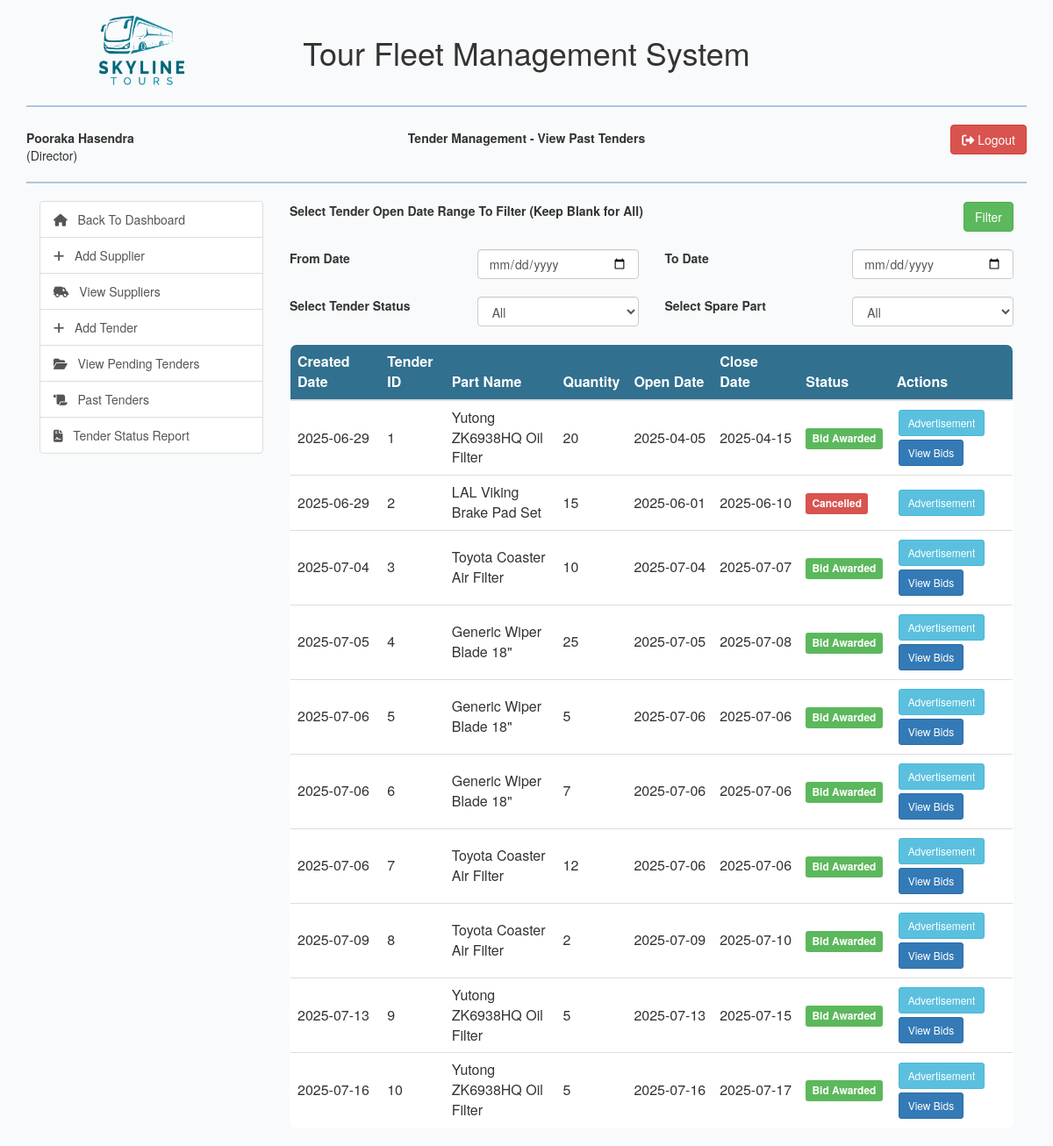
Page /view/past-tenders.php (signed in) on the earlier database version.
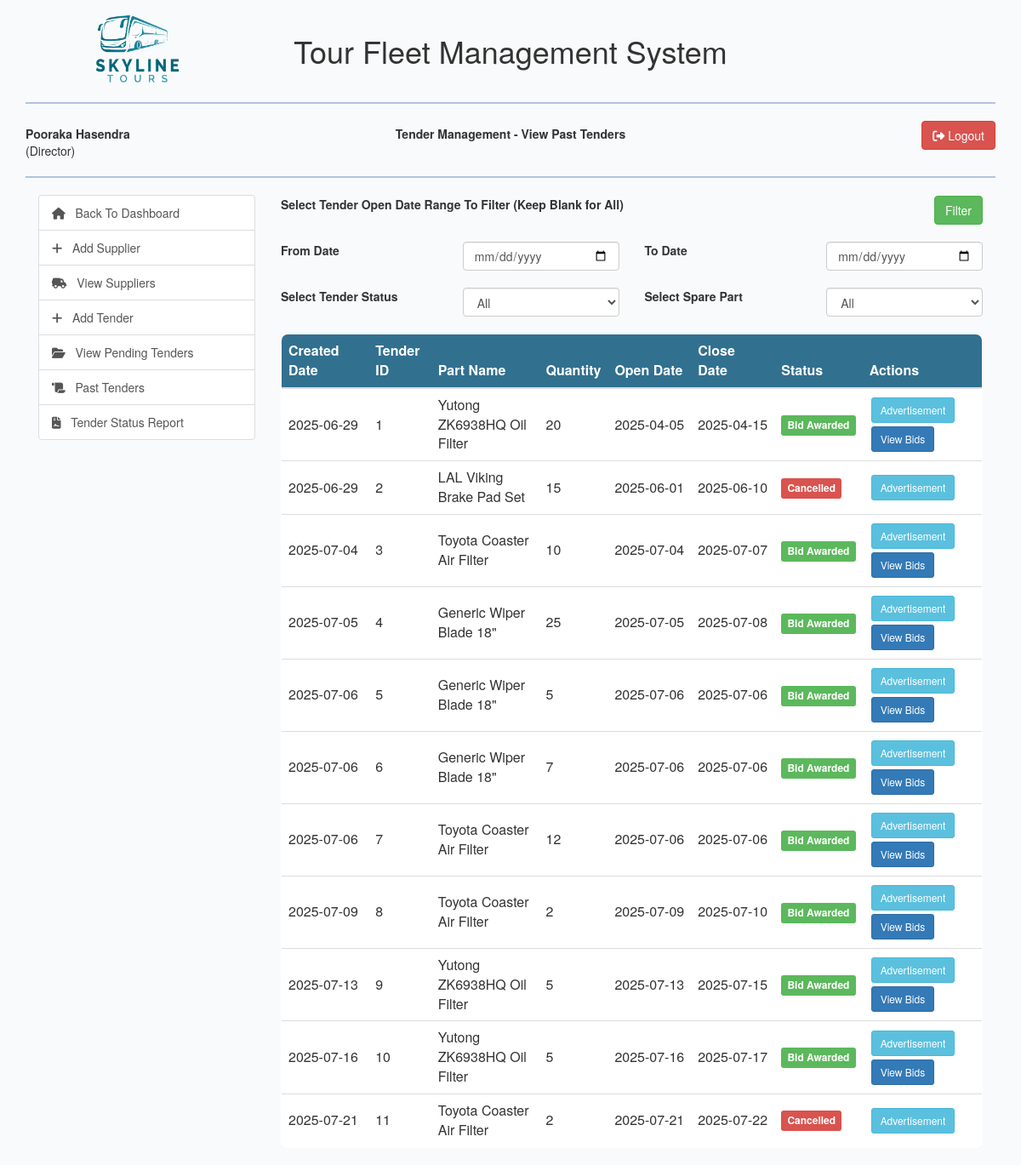
Same page on the later database version.
### tables this page shows
CREATE TABLE `tender` (
  `tender_id` int(10) NOT NULL,
  `part_id` int(10) NOT NULL,
  `quantity_required` int(10) NOT NULL COMMENT 'The quantity of the part required.',
  `tender_description` text DEFAULT NULL,
  `advertisement_file_name` varchar(255) DEFAULT NULL COMMENT 'Filename of the scanned newspaper ad or document',
  `open_date` date NOT NULL,
  `close_date` date NOT NULL,
  `tender_status` int(10) NOT NULL DEFAULT 1 COMMENT '-1:Cancelled,1: Open, 2: Closed, 3: Awarded',
  `created_by` int(10) NOT NULL,
  `created_at` timestamp NOT NULL DEFAULT current_timestamp(),
  `awarded_bid` int(10) DEFAULT NULL
);

CREATE TABLE `spare_part` (
  `part_id` int(10) NOT NULL,
  `part_number` varchar(100) NOT NULL COMMENT 'Manufacturer or internal part number (Required)',
  `part_name` varchar(255) NOT NULL,
  `description` text DEFAULT NULL,
  `quantity_on_hand` int(10) NOT NULL DEFAULT 0,
  `reorder_level` int(10) NOT NULL,
  `part_status` int(10) NOT NULL DEFAULT 1
);

### model/tender_model.php (called while the page is built, shortened)
<?php
class Tender{
    public function getPastTendersFiltered($dateFrom,$dateTo,$partId,$tenderStatus){
        $con = $GLOBALS["con"];
        $sql ="SELECT t.*,s.* FROM tender t JOIN spare_part s ON t.part_id=s.part_id WHERE 1 ";
        if($tenderStatus==""){
            $sql.="AND t.tender_status IN (-1,3) ";
        }else{
            $sql.="AND t.tender_status ='$tenderStatus' ";
        }
        $sql.="ORDER BY t.open_date ASC";
        $result = $con->query($sql) or die($con->error);
        return $result;
    }
}

### view/past-tenders.php (the view, shortened to what the changed rows need)
<?php
include_once '../model/sparepart_model.php';
include_once '../model/tender_model.php';
$dateFrom = "";
$dateTo = "";
$tenderStatus = "";
$partId = "";
$tenderObj = new Tender();
$tenderResult = $tenderObj->getPastTendersFiltered($dateFrom, $dateTo, $partId, $tenderStatus);
?>
<html lang="en">
<head>
    <link rel="stylesheet" type="text/css" href="../css/dataTables.bootstrap.min.css"/>
    <?php include_once "../includes/bootstrap_css_includes.php"?>
</head>
<body>
    <div class="container">
        <?php include_once "../includes/header_row_includes.php";?>
        <div class="col-md-9">
            <div class="row">
                <div class="col-md-12">
                    <table class="table" id="tender_table">
                        <thead>
                            <tr>
                                <th>Created Date</th>
                                <th>Tender ID</th>
                                <th>Part Name</th>
                                <th>Quantity</th>
                                <th>Open Date</th>
                                <th>Close Date</th>
                                <th>Status</th>
                                <th>Actions</th>
                            </tr>
                        </thead>
                        <tbody id="tender_table_body">
                            <?php while($tenderRow = $tenderResult->fetch_assoc()){
                                $statusDisplay = match((int)$tenderRow["tender_status"]){
                                    -1=>"Cancelled",
                                    3=>"Bid Awarded",
                                };
                                $statusClass = match((int)$tenderRow["tender_status"]){
                                    -1=>"label label-danger",
                                    3=>"label label-success"
                                };
                                ?>
                            <tr>
                                <td style="white-space: nowrap"><?php echo date("Y-m-d", strtotime($tenderRow["created_at"])); ?></td>
                                <td><?php echo $tenderRow["tender_id"];?></td>
                                <td><?php echo $tenderRow["part_name"];?></td>
                                <td><?php echo $tenderRow["quantity_required"];?></td>
                                <td style="white-space: nowrap"><?php echo $tenderRow["open_date"];?></td>
                                <td style="white-space: nowrap"><?php echo $tenderRow["close_date"];?></td>
                                <td><span class="<?php echo $statusClass?>"><?php echo $statusDisplay;?></span></td>
                                <td>
                                    <a href="../documents/tenderadvertisements/<?php echo $tenderRow["advertisement_file_name"];?>"
                                       class="btn btn-sm btn-info" style="margin:2px;display:<?php echo checkPermissions(69); ?>" target="_blank">
                                        Advertisement
                                    </a>
                                    <?php if($tenderRow["tender_status"]==3){ ?>
                                    <button type="button" id="viewBidsBtn" class="btn btn-sm btn-primary"
                                            style="margin:2px;display:<?php echo checkPermissions(71); ?>"
                                            onclick="getBidsToView(<?php echo $tenderRow["tender_id"];?>)"
                                            data-toggle="modal" data-target="#viewBidsModal"
                                            >
                                        View Bids
                                    </button>
                                    <?php }?>
                                </td>
                            </tr>
                            <?php }?>
                        </tbody>
                    </table>
                </div>
            </div>
        </div>
    </div>
</body>
</html>

Differences in the rows shown:
now on this page (row edited): tender: created_at "2025-07-21", tender_id "11", part.part_name "Toyota Coaster Air Filter", quantity_required "2", open_date "2025-07-21", close_date "2025-07-22", tender_status "Cancelled"
